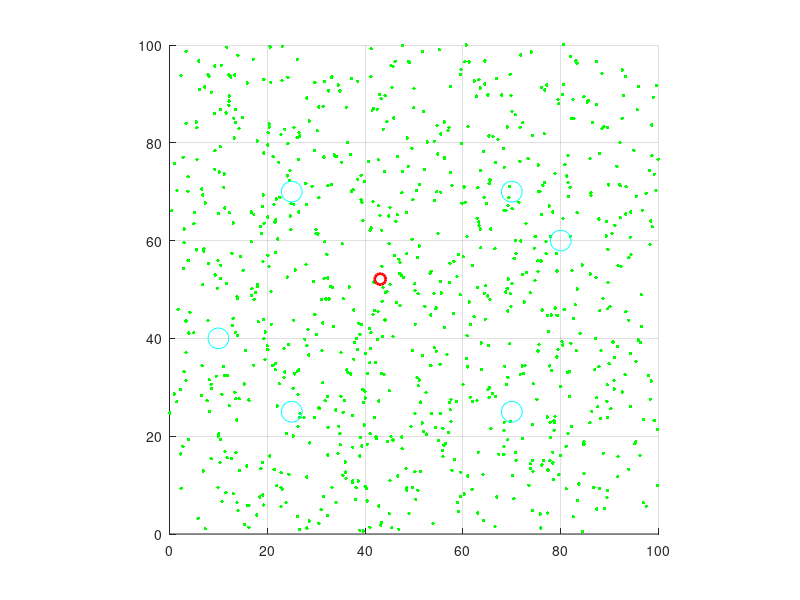

MATLAB code to generate this figure:
%% Homework 3 Question 2 - Particle Filter
% By: Max Black
% Due: 11/6/2026

clear
close all
clc

% landmark definitions and other givens
landmarks = [25 25;
    25 70;
    70 25;
    70 70;
    10 40;
    80 60];
particles = zeros(1000, 3);

% robot initial pose and store the initial pose
x = 30 + rand()*40;
x0 = x;
y = 30 + rand()*40;
y0 = y;
theta = rand()*2*pi;
theta0 = theta;

% generate and store the random particles
for i=1:1000
    x_p = rand()*100;
    y_p = rand()*100;
    theta_p = rand()*2*pi;
    particles(i,1) = x_p;
    particles(i,2) = y_p;
    particles(i,3) = theta_p;
end

% robot movement and adding noise to the particles
for j = 1:10
    n_t = sqrt(0.5)*randn;
    n_dist = sqrt(0.5)*randn;
    theta = theta + 0.2 + n_t;
    dist = 1 + n_dist;
    x = x + dist*cos(theta);
    y = y + dist*sin(theta);
    particles(:,3) = particles(:,3) + 0.2 + sqrt(0.5)*randn(1000, 1);
    dist_p = 1 + sqrt(0.5)*randn(1000,1);
    particles(:,1) = particles(:,1) + dist_p.*cos(particles(:,3));
    particles(:,2) = particles(:,2) + dist_p.*sin(particles(:,3));
end

hold on
plot(particles(:,1), particles(:,2), 'g.', 'MarkerSize', 8);
plot(landmarks(:,1), landmarks(:,2), 'co', 'MarkerSize', 15);
plot(x, y, 'ro', 'MarkerSize', 8, 'LineWidth', 2);
xlim([0 100]);
ylim([0 100]);
hold off
axis equal
grid on
